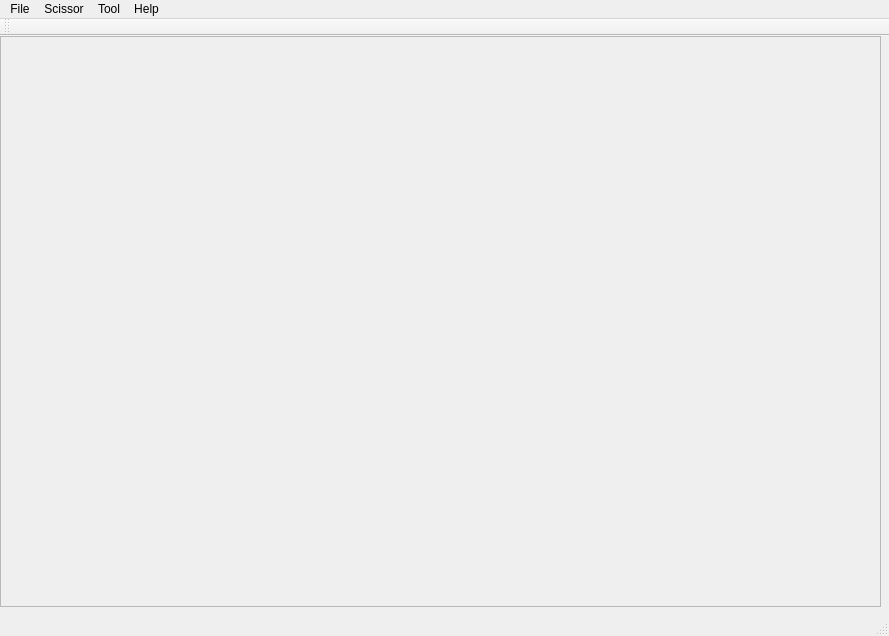
<?xml version="1.0" encoding="UTF-8"?>
<ui version="4.0">
 <class>MainWindow</class>
 <widget class="QMainWindow" name="MainWindow">
  <property name="geometry">
   <rect>
    <x>0</x>
    <y>0</y>
    <width>889</width>
    <height>636</height>
   </rect>
  </property>
  <property name="windowTitle">
   <string>MainWindow</string>
  </property>
  <widget class="QWidget" name="centralWidget">
   <widget class="QScrollArea" name="scrollArea">
    <property name="geometry">
     <rect>
      <x>0</x>
      <y>0</y>
      <width>881</width>
      <height>571</height>
     </rect>
    </property>
    <property name="widgetResizable">
     <bool>true</bool>
    </property>
    <widget class="QWidget" name="scrollAreaWidgetContents">
     <property name="geometry">
      <rect>
       <x>0</x>
       <y>0</y>
       <width>879</width>
       <height>569</height>
      </rect>
     </property>
     <widget class="QLabel" name="label">
      <property name="geometry">
       <rect>
        <x>0</x>
        <y>0</y>
        <width>881</width>
        <height>571</height>
       </rect>
      </property>
      <property name="text">
       <string/>
      </property>
     </widget>
    </widget>
   </widget>
  </widget>
  <widget class="QMenuBar" name="menuBar">
   <property name="geometry">
    <rect>
     <x>0</x>
     <y>0</y>
     <width>889</width>
     <height>25</height>
    </rect>
   </property>
   <widget class="QMenu" name="menufile">
    <property name="title">
     <string>File</string>
    </property>
    <addaction name="actionOpen"/>
    <addaction name="actionAdd_Image"/>
    <addaction name="actionSave_Contour"/>
    <addaction name="actionSave_Mask"/>
    <addaction name="actionExit"/>
   </widget>
   <widget class="QMenu" name="menuScissor">
    <property name="title">
     <string>Scissor</string>
    </property>
    <addaction name="actionScissor"/>
    <addaction name="actionDisplay_Contour"/>
    <addaction name="actionReset_Contour"/>
    <addaction name="actionFinish_Contour"/>
    <addaction name="separator"/>
    <addaction name="actionPixel_Node"/>
    <addaction name="actionCost_Graph"/>
    <addaction name="actionPath_Tree"/>
    <addaction name="actionMin_Path"/>
   </widget>
   <widget class="QMenu" name="menuTool">
    <property name="title">
     <string>Tool</string>
    </property>
    <addaction name="actionZoom_In"/>
    <addaction name="actionZoom_Out"/>
   </widget>
   <widget class="QMenu" name="menuHelp">
    <property name="title">
     <string>Help</string>
    </property>
    <addaction name="actionHelp"/>
   </widget>
   <addaction name="menufile"/>
   <addaction name="menuScissor"/>
   <addaction name="menuTool"/>
   <addaction name="menuHelp"/>
  </widget>
  <widget class="QToolBar" name="mainToolBar">
   <attribute name="toolBarArea">
    <enum>TopToolBarArea</enum>
   </attribute>
   <attribute name="toolBarBreak">
    <bool>false</bool>
   </attribute>
  </widget>
  <widget class="QStatusBar" name="statusBar"/>
  <action name="actionOpen">
   <property name="text">
    <string>Open</string>
   </property>
   <property name="shortcut">
    <string>Ctrl+O</string>
   </property>
  </action>
  <action name="actionSave_Contour">
   <property name="text">
    <string>Save Contour</string>
   </property>
   <property name="shortcut">
    <string>Ctrl+S</string>
   </property>
  </action>
  <action name="actionSave_Mask">
   <property name="text">
    <string>Save Mask</string>
   </property>
  </action>
  <action name="actionExit">
   <property name="text">
    <string>Exit</string>
   </property>
  </action>
  <action name="actionZoom_In">
   <property name="text">
    <string>Zoom In</string>
   </property>
   <property name="shortcut">
    <string>Ctrl+=</string>
   </property>
  </action>
  <action name="actionZoom_Out">
   <property name="text">
    <string>Zoom Out</string>
   </property>
   <property name="shortcut">
    <string>Ctrl+-</string>
   </property>
  </action>
  <action name="actionHelp">
   <property name="text">
    <string>Help</string>
   </property>
  </action>
  <action name="actionScissor">
   <property name="checkable">
    <bool>true</bool>
   </property>
   <property name="text">
    <string>Scissor</string>
   </property>
  </action>
  <action name="actionDisplay_Contour">
   <property name="checkable">
    <bool>true</bool>
   </property>
   <property name="text">
    <string>Display Contour</string>
   </property>
  </action>
  <action name="actionReset_Contour">
   <property name="text">
    <string>Reset Contour</string>
   </property>
  </action>
  <action name="actionPixel_Node">
   <property name="text">
    <string>Pixel Node</string>
   </property>
  </action>
  <action name="actionCost_Graph">
   <property name="text">
    <string>Cost Graph</string>
   </property>
  </action>
  <action name="actionPath_Tree">
   <property name="text">
    <string>Path Tree</string>
   </property>
  </action>
  <action name="actionMin_Path">
   <property name="text">
    <string>Min Path</string>
   </property>
  </action>
  <action name="actionFinish_Contour">
   <property name="text">
    <string>Finish Contour</string>
   </property>
  </action>
  <action name="actionAdd_Image">
   <property name="text">
    <string>Add Image</string>
   </property>
  </action>
 </widget>
 <layoutdefault spacing="6" margin="11"/>
 <resources/>
 <connections/>
</ui>
